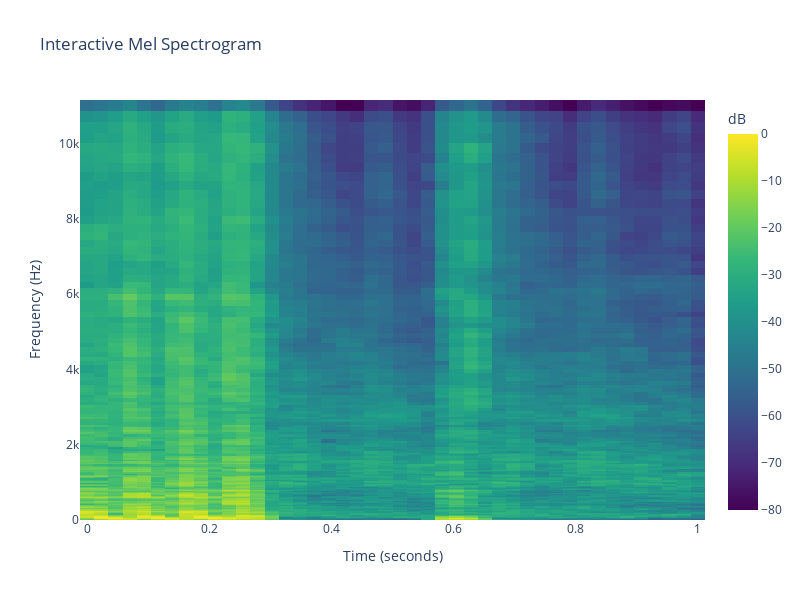

Notebook code cell kept with this figure:
### Code cell
import plotly.graph_objs as go
import librosa
audio_file = 'trimmed/MachineGun/4 (4).wav'
y, sr = librosa.load(audio_file)

# Compute the Mel spectrogram
S = librosa.feature.melspectrogram(y=y, sr=sr, n_mels=128, fmax=sr/2)

# Convert to decibel (dB) units
S_dB = librosa.power_to_db(S, ref=np.max)

# Create the time and frequency axes
time = np.linspace(0, len(y) / sr, S.shape[1])
mel_frequencies = librosa.mel_frequencies(n_mels=S.shape[0], fmin=0, fmax=sr/2)

# Create the heatmap for the spectrogram
heatmap = go.Heatmap(
    z=S_dB,
    x=time,
    y=mel_frequencies,
    colorscale='Viridis',  # You can change the color scale
    colorbar=dict(title='dB'),
    hovertemplate="Time: %{x:.2f} sec<br>Frequency: %{y:.2f} Hz<br>Intensity: %{z:.2f} dB<extra></extra>"
)

# Layout settings for the interactive plot
layout = go.Layout(
    title='Interactive Mel Spectrogram',
    xaxis=dict(title='Time (seconds)'),
    yaxis=dict(title='Frequency (Hz)', type='linear'),
    width=800,
    height=600,
)

# Generate the plot with plotly
fig = go.Figure(data=[heatmap], layout=layout)
fig.show()

### Figure 1 — Plotly figure (JSON) as saved in the notebook; plotly's stock layout.template omitted (floating-point values rounded to 4 significant figures; data arrays with more than 128 entries replaced by an {"elided": "..."} marker saying what was removed)
{"data": [{"colorbar": {"title": {"text": "dB"}}, "colorscale": [[0, "#440154"], [0.1111, "#482878"], [0.2222, "#3e4989"], [0.3333, "#31688e"], [0.4444, "#26828e"], [0.5556, "#1f9e89"], [0.6667, "#35b779"], [0.7778, "#6ece58"], [0.8889, "#b5de2b"], [1, "#fde725"]], "hovertemplate": "Time: %{x:.2f} sec<br>Frequency: %{y:.2f} Hz<br>Intensity: %{z:.2f} dB<extra></extra>", "type": "heatmap", "x": [0, 0.02326, 0.04651, 0.06977, 0.09302, 0.1163, 0.1395, 0.1628, 0.186, 0.2093, 0.2326, 0.2558, 0.2791, 0.3023, 0.3256, 0.3488, 0.3721, 0.3953, 0.4186, 0.4419, 0.4651, 0.4884, 0.5116, 0.5349, 0.5581, 0.5814, 0.6047, 0.6279, 0.6512, 0.6744, 0.6977, 0.7209, 0.7442, 0.7674, 0.7907, 0.814, 0.8372, 0.8605, 0.8837, 0.907, 0.9302, 0.9535, 0.9767, 1], "y": [0, 26.2, 52.4, 78.6, 104.8, 131.0, 157.2, 183.4, 209.6, 235.8, 262.0, 288.2, 314.4, 340.6, 366.8, 393.0, 419.2, 445.4, 471.6, 497.8, 524.0, 550.2, 576.4, 602.6, 628.8, 655.0, 681.2, 707.4, 733.6, 759.8, 786.0, 812.2, 838.4, 864.6, 890.8, 917.0, 943.2, 969.4, 995.6, 1023.0, 1051.0, 1080.0, 1109.0, 1139.0, 1171.0, 1203.0, 1236.0, 1270.0, 1304.0, 1340.0, 1377.0, 1414.0, 1453.0, 1493.0, 1534.0, 1576.0, 1619.0, 1663.0, 1709.0, 1756.0, 1804.0, 1853.0, 1904.0, 1956.0, 2010.0, 2065.0, 2121.0, 2179.0, 2239.0, 2300.0, 2363.0, 2428.0, 2495.0, 2563.0, 2633.0, 2705.0, 2779.0, 2855.0, 2934.0, 3014.0, 3096.0, 3181.0, 3268.0, 3358.0, 3450.0, 3544.0, 3641.0, 3741.0, 3844.0, 3949.0, 4057.0, 4168.0, 4282.0, 4400.0, 4520.0, 4644.0, 4771.0, 4902.0, 5036.0, 5174.0, 5316.0, 5461.0, 5611.0, 5764.0, 5922.0, 6084.0, 6251.0, 6422.0, 6598.0, 6779.0, 6965.0, 7155.0, 7351.0, 7553.0, 7759.0, 7972.0, 8190.0, 8415.0, 8645.0, 8882.0, 9125.0, 9375.0, 9632.0, 9896.0, 10170.0, 10450.0, 10730.0, 11025], "z": {"elided": "128x44 float values"}}], "layout": {"height": 600, "title": {"text": "Interactive Mel Spectrogram"}, "width": 800, "xaxis": {"title": {"text": "Time (seconds)"}}, "yaxis": {"title": {"text": "Frequency (Hz)"}, "type": "linear"}}}
